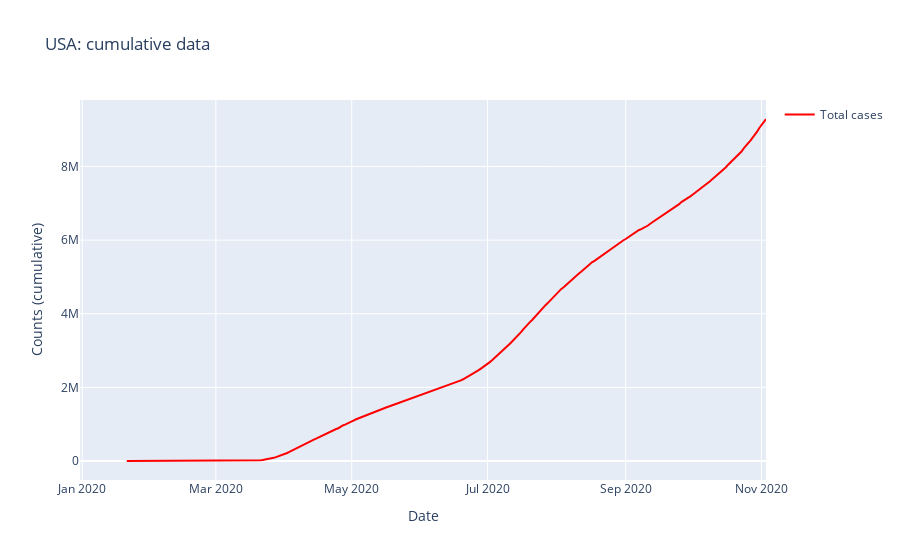

The code cell stored with this chart in its notebook:
### Code cell
fig = go.Figure(data=[
    go.Line(x=usa_df.index, y=usa_df['total_cases'],mode='lines',name='Total cases', line_color='#ff0000'),
    #go.Line(x=regression_df.index, y=regression_df['total_deaths'],mode='lines',name='Total deaths'),
    
])

fig.update_layout(
    title="USA: cumulative data",
    yaxis_title="Counts (cumulative)",
    xaxis_title="Date",
    showlegend=True
)

### Figure 1 — Plotly figure (JSON) as saved in the notebook; plotly's stock layout.template omitted (floating-point values rounded to 4 significant figures; data arrays with more than 128 entries replaced by an {"elided": "..."} marker saying what was removed)
{"data": [{"line": {"color": "#ff0000"}, "mode": "lines", "name": "Total cases", "type": "scatter", "x": {"elided": "309 str values"}, "y": {"elided": "309 int values"}}], "layout": {"showlegend": true, "title": {"text": "USA: cumulative data"}, "xaxis": {"title": {"text": "Date"}}, "yaxis": {"title": {"text": "Counts (cumulative)"}}}}
